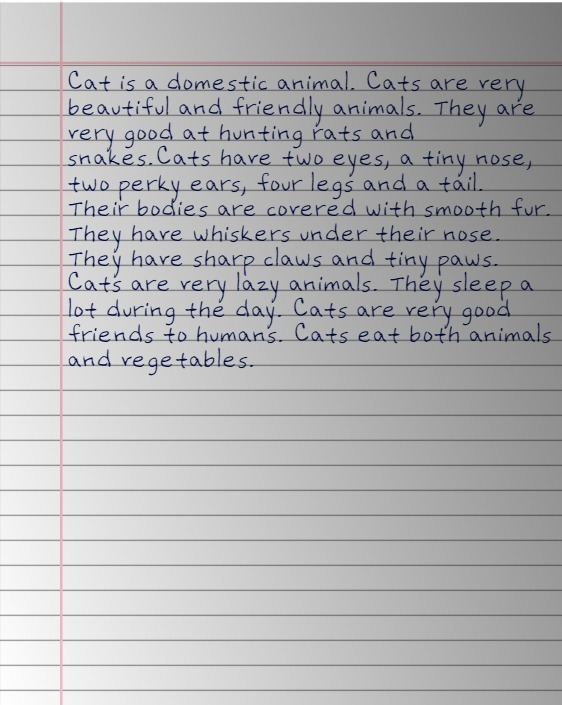
#> input picture ocr/another_sample_text.jpeg, 562 x 705 px
$ python -i pre_processing_1.py   (imports and definitions only)   (older library calls are emulated)
#> lines starting #> are read from the running program, lines starting #| are printed output that depends on the picture; after the words box and inside, x2 and y2 are one past the last pixel; in counts of white or black regions, pixels touching at a corner belong together
import cv2
from PIL import Image
import tempfile
import numpy as np
import imutils


# [91 lines left out: functions set_image_dpi, correct_skew, order_points, four_point_transform, not called in this run]


def image_smoothening(img):
    ret1, th1 = cv2.threshold(img, 88, 255, cv2.THRESH_BINARY)
    # ret2, th2 = cv2.threshold(th1, 0, 255, cv2.THRESH_BINARY)
    ret2, th2 = cv2.threshold(th1, 0, 255, cv2.THRESH_BINARY + cv2.THRESH_OTSU)
    blur = cv2.GaussianBlur(th2, (5, 5), 0)
    # ret3, th3 = cv2.threshold(blur, 0, 255, cv2.THRESH_BINARY)
    ret3, th3 = cv2.threshold(blur, 0, 255, cv2.THRESH_BINARY + cv2.THRESH_OTSU)
    return th3


def remove_noise_and_smooth(img):
    # img = cv2.imread(file_name, 0)
    filtered = cv2.adaptiveThreshold(
        img.astype(np.uint8), 255, cv2.ADAPTIVE_THRESH_MEAN_C, cv2.THRESH_BINARY, 9, 41
    )
    # filtered = cv2.adaptiveThreshold(
    #     img, 255, cv2.ADAPTIVE_THRESH_MEAN_C, cv2.THRESH_BINARY, 9, 41
    # )
    filtered = img
    kernel = np.ones((1, 1), np.uint8)
    # opening = cv2.morphologyEx(filtered, cv2.MORPH_OPEN, kernel)
    # closing = cv2.morphologyEx(opening, cv2.MORPH_CLOSE, kernel)
    closing = cv2.morphologyEx(filtered, cv2.MORPH_CLOSE, kernel)
    opening = cv2.morphologyEx(closing, cv2.MORPH_OPEN, kernel)
    img = image_smoothening(img)
    or_image = cv2.bitwise_or(img, opening)
    # or_image = cv2.bitwise_or(img, closing)
    return or_image

>>> import cv2
>>> picture = cv2.imread('another_sample_text.jpeg', cv2.IMREAD_GRAYSCALE)
#> picture: shape (705, 562); min 2, max 255, mean 178.7
>>> result = remove_noise_and_smooth(picture)
#> in remove_noise_and_smooth, `filtered = cv2.adaptiveThreshold( img.astype(np.uint8), 255, cv2.ADAPT..`:
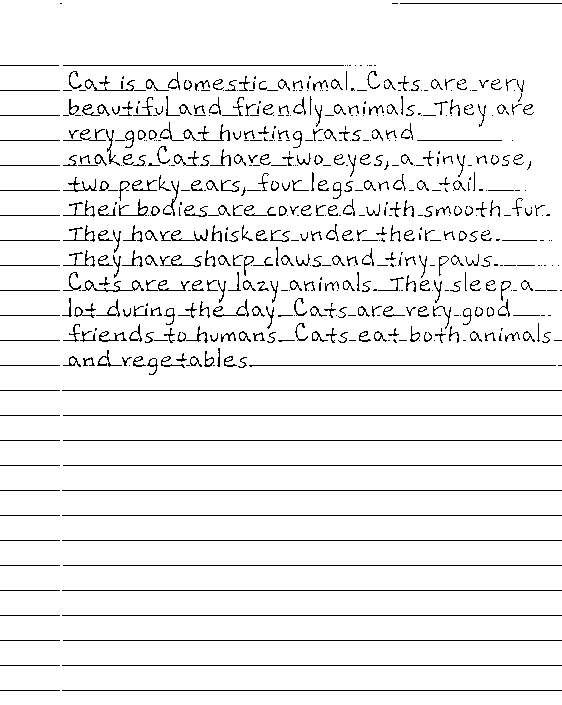
#> filtered: shape (705, 562); 94% white; black in thin lines or dots
#> in image_smoothening, `ret1, th1 = cv2.threshold(img, 88, 255, cv2.THRESH_BINARY)`:
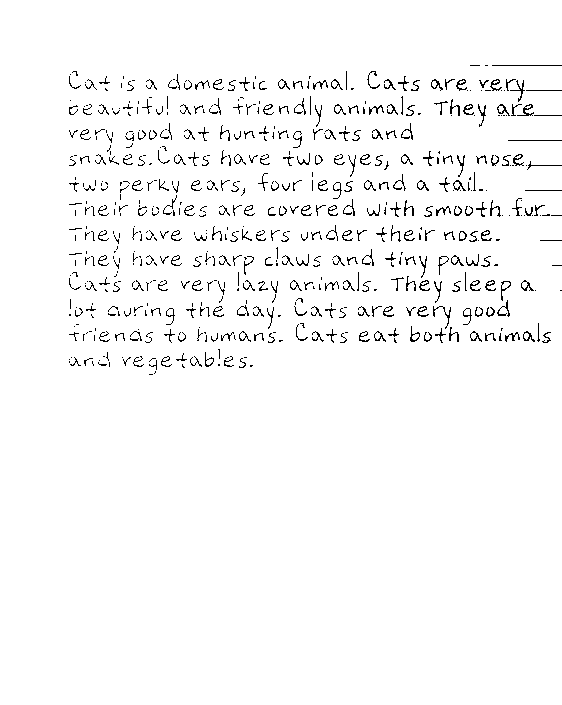
#> th1: shape (705, 562); 97.1% white; black in thin lines or dots, all inside (x1, y1, x2, y2) = (69, 65, 562, 375)
#> in image_smoothening, `ret2, th2 = cv2.threshold(th1, 0, 255, cv2.THRESH_BINARY + cv2.THRESH_..`: ret2 = 0
#> in image_smoothening, `blur = cv2.GaussianBlur(th2, (5, 5), 0)`:
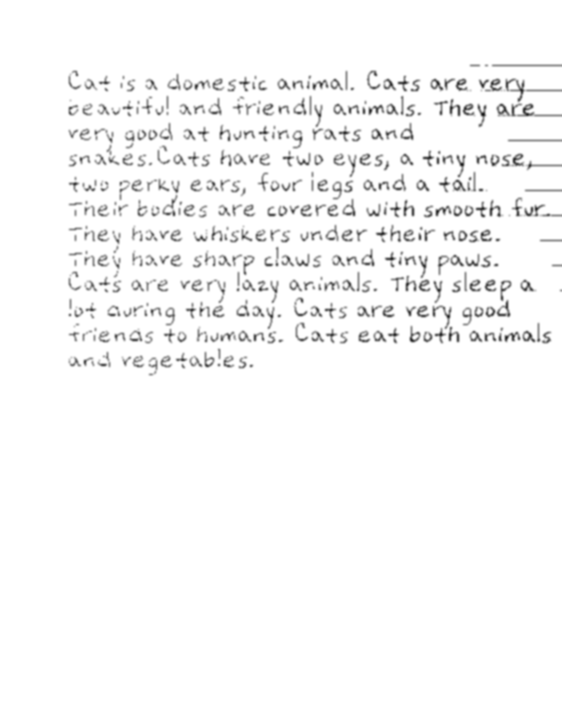
#> blur: shape (705, 562); min 25, max 255, mean 247.6
#> in image_smoothening, `ret3, th3 = cv2.threshold(blur, 0, 255, cv2.THRESH_BINARY + cv2.THRESH..`:
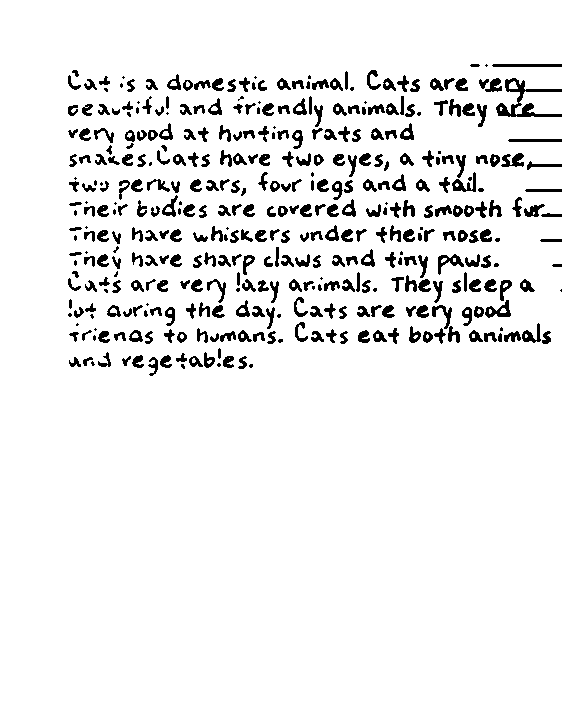
#> th3: shape (705, 562); 92.9% white; 404 black regions (62 under 20 px), largest, box (x1, y1, x2, y2) and area: (496, 78, 562, 117) 750, (485, 300, 511, 318) 213, (492, 64, 562, 67) 208
#> in image_smoothening, `ret3, th3 = cv2.threshold(blur, 0, 255, cv2.THRESH_BINARY + cv2.THRESH..`: ret3 = 210
#> in remove_noise_and_smooth, `or_image = cv2.bitwise_or(img, opening)`:
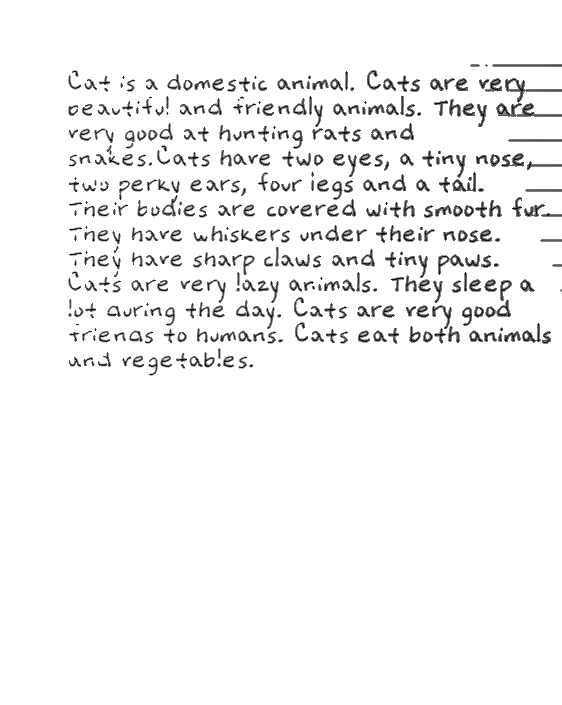
#> or_image: shape (705, 562); min 2, max 255, mean 244.3
